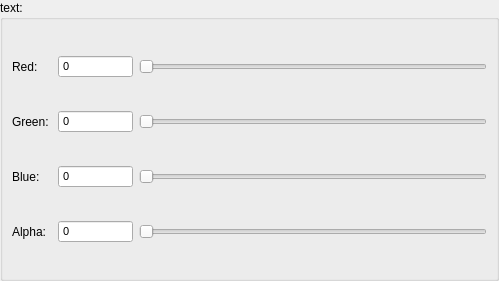
<?xml version="1.0" encoding="UTF-8"?>
<ui version="4.0">
 <class>SetColorRGBA</class>
 <widget class="QWidget" name="SetColorRGBA">
  <property name="geometry">
   <rect>
    <x>0</x>
    <y>0</y>
    <width>499</width>
    <height>281</height>
   </rect>
  </property>
  <property name="windowTitle">
   <string>Form</string>
  </property>
  <layout class="QGridLayout" name="gridLayout">
   <property name="leftMargin">
    <number>0</number>
   </property>
   <property name="topMargin">
    <number>0</number>
   </property>
   <property name="rightMargin">
    <number>0</number>
   </property>
   <property name="bottomMargin">
    <number>0</number>
   </property>
   <property name="spacing">
    <number>0</number>
   </property>
   <item row="0" column="0">
    <widget class="QGroupBox" name="groupBox">
     <property name="title">
      <string>text:</string>
     </property>
     <layout class="QGridLayout" name="gridLayout_10">
      <item row="4" column="3">
       <widget class="QSlider" name="alpha_scroll">
        <property name="maximum">
         <number>255</number>
        </property>
        <property name="orientation">
         <enum>Qt::Horizontal</enum>
        </property>
       </widget>
      </item>
      <item row="2" column="3">
       <widget class="QSlider" name="green_scroll">
        <property name="maximum">
         <number>255</number>
        </property>
        <property name="orientation">
         <enum>Qt::Horizontal</enum>
        </property>
       </widget>
      </item>
      <item row="4" column="2">
       <widget class="QSpinBox" name="alpha_spinbox">
        <property name="minimumSize">
         <size>
          <width>75</width>
          <height>0</height>
         </size>
        </property>
        <property name="font">
         <font>
          <pointsize>8</pointsize>
          <weight>50</weight>
          <bold>false</bold>
         </font>
        </property>
        <property name="readOnly">
         <bool>true</bool>
        </property>
        <property name="buttonSymbols">
         <enum>QAbstractSpinBox::NoButtons</enum>
        </property>
        <property name="maximum">
         <number>255</number>
        </property>
       </widget>
      </item>
      <item row="3" column="2">
       <widget class="QSpinBox" name="blue_spinbox">
        <property name="minimumSize">
         <size>
          <width>75</width>
          <height>0</height>
         </size>
        </property>
        <property name="font">
         <font>
          <pointsize>8</pointsize>
          <weight>50</weight>
          <bold>false</bold>
         </font>
        </property>
        <property name="readOnly">
         <bool>true</bool>
        </property>
        <property name="buttonSymbols">
         <enum>QAbstractSpinBox::NoButtons</enum>
        </property>
        <property name="maximum">
         <number>255</number>
        </property>
       </widget>
      </item>
      <item row="3" column="0">
       <widget class="QLabel" name="label_blue">
        <property name="text">
         <string>Blue: </string>
        </property>
       </widget>
      </item>
      <item row="4" column="0">
       <widget class="QLabel" name="label_alpha">
        <property name="text">
         <string>Alpha: </string>
        </property>
       </widget>
      </item>
      <item row="1" column="2">
       <widget class="QSpinBox" name="red_spinbox">
        <property name="minimumSize">
         <size>
          <width>75</width>
          <height>0</height>
         </size>
        </property>
        <property name="font">
         <font>
          <pointsize>8</pointsize>
          <weight>50</weight>
          <bold>false</bold>
         </font>
        </property>
        <property name="wrapping">
         <bool>false</bool>
        </property>
        <property name="frame">
         <bool>true</bool>
        </property>
        <property name="readOnly">
         <bool>true</bool>
        </property>
        <property name="buttonSymbols">
         <enum>QAbstractSpinBox::NoButtons</enum>
        </property>
        <property name="keyboardTracking">
         <bool>true</bool>
        </property>
        <property name="maximum">
         <number>255</number>
        </property>
       </widget>
      </item>
      <item row="2" column="0">
       <widget class="QLabel" name="label_green">
        <property name="text">
         <string>Green: </string>
        </property>
       </widget>
      </item>
      <item row="1" column="0">
       <widget class="QLabel" name="label_red">
        <property name="text">
         <string>Red: </string>
        </property>
       </widget>
      </item>
      <item row="2" column="2">
       <widget class="QSpinBox" name="green_spinbox">
        <property name="minimumSize">
         <size>
          <width>75</width>
          <height>0</height>
         </size>
        </property>
        <property name="font">
         <font>
          <pointsize>8</pointsize>
          <weight>50</weight>
          <bold>false</bold>
         </font>
        </property>
        <property name="readOnly">
         <bool>true</bool>
        </property>
        <property name="buttonSymbols">
         <enum>QAbstractSpinBox::NoButtons</enum>
        </property>
        <property name="maximum">
         <number>255</number>
        </property>
       </widget>
      </item>
      <item row="3" column="3">
       <widget class="QSlider" name="blue_scroll">
        <property name="maximum">
         <number>255</number>
        </property>
        <property name="orientation">
         <enum>Qt::Horizontal</enum>
        </property>
       </widget>
      </item>
      <item row="1" column="3">
       <widget class="QSlider" name="red_scroll">
        <property name="maximum">
         <number>255</number>
        </property>
        <property name="orientation">
         <enum>Qt::Horizontal</enum>
        </property>
       </widget>
      </item>
     </layout>
    </widget>
   </item>
  </layout>
 </widget>
 <resources/>
 <connections>
  <connection>
   <sender>alpha_scroll</sender>
   <signal>valueChanged(int)</signal>
   <receiver>alpha_spinbox</receiver>
   <slot>setValue(int)</slot>
   <hints>
    <hint type="sourcelabel">
     <x>310</x>
     <y>230</y>
    </hint>
    <hint type="destinationlabel">
     <x>89</x>
     <y>230</y>
    </hint>
   </hints>
  </connection>
  <connection>
   <sender>blue_scroll</sender>
   <signal>valueChanged(int)</signal>
   <receiver>blue_spinbox</receiver>
   <slot>setValue(int)</slot>
   <hints>
    <hint type="sourcelabel">
     <x>310</x>
     <y>174</y>
    </hint>
    <hint type="destinationlabel">
     <x>89</x>
     <y>174</y>
    </hint>
   </hints>
  </connection>
  <connection>
   <sender>green_scroll</sender>
   <signal>valueChanged(int)</signal>
   <receiver>green_spinbox</receiver>
   <slot>setValue(int)</slot>
   <hints>
    <hint type="sourcelabel">
     <x>310</x>
     <y>118</y>
    </hint>
    <hint type="destinationlabel">
     <x>89</x>
     <y>118</y>
    </hint>
   </hints>
  </connection>
  <connection>
   <sender>red_scroll</sender>
   <signal>valueChanged(int)</signal>
   <receiver>red_spinbox</receiver>
   <slot>setValue(int)</slot>
   <hints>
    <hint type="sourcelabel">
     <x>310</x>
     <y>62</y>
    </hint>
    <hint type="destinationlabel">
     <x>89</x>
     <y>62</y>
    </hint>
   </hints>
  </connection>
 </connections>
</ui>
